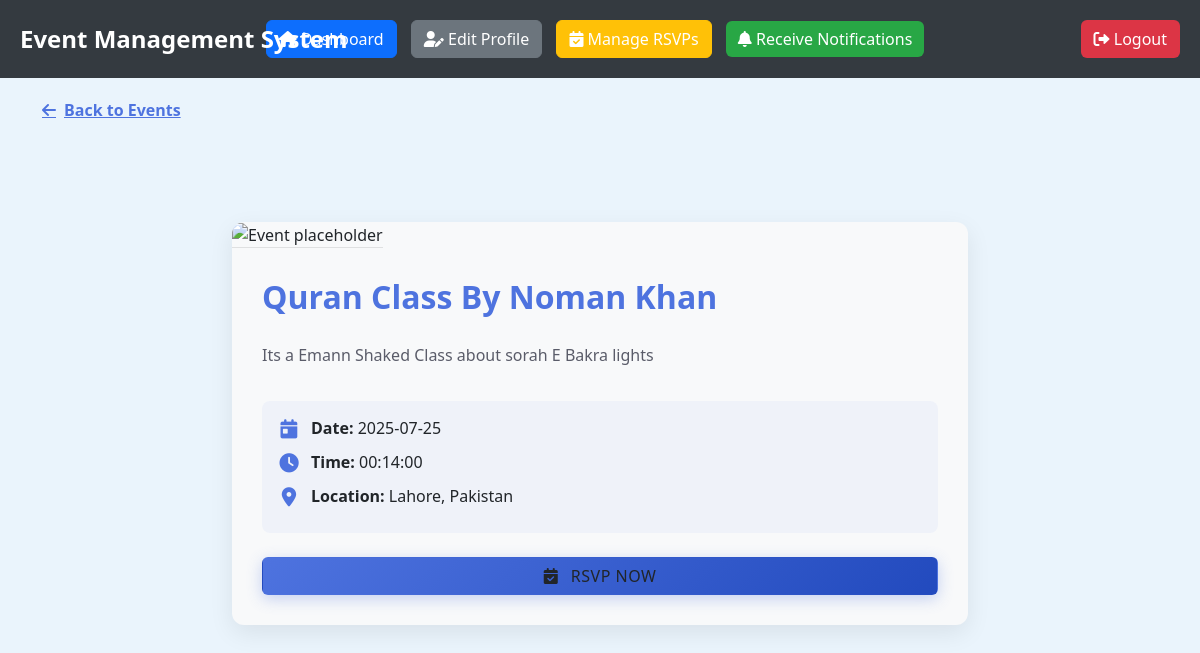
Page /Attendee/event_details.php?id=3 (signed in) on the committed database.
### tables this page shows
CREATE TABLE `events` (
  `id` int(11) NOT NULL,
  `organizer_id` int(11) NOT NULL,
  `event_name` varchar(150) NOT NULL,
  `event_date` date NOT NULL,
  `event_time` time NOT NULL,
  `location` varchar(255) NOT NULL,
  `description` text DEFAULT NULL,
  `category` varchar(100) DEFAULT NULL,
  `image` varchar(255) DEFAULT NULL,
  `Attendees_No` int(11) DEFAULT 0,
  `created_at` timestamp NOT NULL DEFAULT current_timestamp()
);

### Attendee/event_details.php (the view, shortened to what this page needs)
<?php
require_once '../db.php';
if (isset($_GET['id'])) {
    $event_id = $_GET['id'];
    $stmt = $pdo->prepare("SELECT * FROM events WHERE id = ?");
    $stmt->execute([$event_id]);
    $event = $stmt->fetch(PDO::FETCH_ASSOC);
} else {
    header("Location: attendee_dashboard.php");
    exit;
}
?>
<!DOCTYPE html>
<html lang="en">
<head>
  <link href="https://cdn.jsdelivr.net/npm/bootstrap@5.3.0/dist/css/bootstrap.min.css" rel="stylesheet">
  <link href="https://cdnjs.cloudflare.com/ajax/libs/font-awesome/6.4.0/css/all.min.css" rel="stylesheet">
</head>
<body>
  <?php include('header.php'); ?>
  <div class="container">
    <a href="attendee_dashboard.php" class="back-link">
      <i class="fas fa-arrow-left me-2"></i> Back to Events
    </a>
    <div class="row justify-content-center">
      <div class="col-lg-8">
        <div class="event-card bg-light">
          <?php
            $imgPath = '../organizor/' . $event['image'];
            if (!empty($event['image']) && file_exists($imgPath)):
          ?>
            <img src="<?php echo $imgPath; ?>" alt="<?php echo htmlspecialchars($event['event_name']); ?>">
          <?php else: ?>
            <img src="https://images.unsplash.com/photo-1533174072545-7a4b6ad7a328?auto=format&fit=crop&w=1470&q=80" alt="Event placeholder">
          <?php endif; ?>
          <div class="event-card-body">
            <h1 class="event-title"><?php echo htmlspecialchars($event['event_name']); ?></h1>
            <p class="event-description"><?php echo nl2br(htmlspecialchars($event['description'])); ?></p>
            <div class="event-meta">
              <div class="event-meta-item">
                <i class="fas fa-calendar-day"></i>
                <span><strong>Date:</strong> <?php echo htmlspecialchars($event['event_date']); ?></span>
              </div>
              <div class="event-meta-item">
                <i class="fas fa-clock"></i>
                <span><strong>Time:</strong> <?php echo htmlspecialchars($event['event_time']); ?></span>
              </div>
              <div class="event-meta-item">
                <i class="fas fa-map-marker-alt"></i>
                <span><strong>Location:</strong> <?php echo htmlspecialchars($event['location']); ?></span>
              </div>
            </div>
            <a href="rsvp.php?id=<?php echo $event['id']; ?>" class="btn btn-rsvp">
              <i class="fas fa-calendar-check me-2"></i> RSVP Now
            </a>
          </div>
        </div>
      </div>
    </div>
  </div>
</body>
</html>

### Attendee/event_details.php (style rules this page uses)
:root { --primary-color: #4e73df; --secondary-color: #f8f9fc; --accent-color: #ff6b6b; --dark-color: #5a5c69; --light-color: #f8f9fa; }
body { background-color: var(--secondary-color); font-family: 'Nunito', -apple-system, BlinkMacSystemFont, sans-serif; color: var(--dark-color); }
.event-card { border: none; border-radius: 12px; box-shadow: 0 0.5rem 1.5rem rgba(0, 0, 0, 0.08); overflow: hidden; transition: transform 0.3s ease; margin-top: 100px; margin-bottom: 40px; }
.event-card img { height: 400px; object-fit: cover; width: 100%; border-bottom: 1px solid rgba(0, 0, 0, 0.1); }
.event-card-body { padding: 30px; }
.event-title { font-weight: 700; color: var(--primary-color); margin-bottom: 1.5rem; font-size: 2rem; }
.event-description { line-height: 1.8; margin-bottom: 2rem; color: var(--dark-color); }
.event-meta { background-color: rgba(78, 115, 223, 0.05); border-radius: 8px; padding: 15px; margin-bottom: 1.5rem; }
.event-meta-item { display: flex; align-items: center; margin-bottom: 10px; }
.event-meta-item i { color: var(--primary-color); width: 24px; text-align: center; margin-right: 10px; font-size: 1.2rem; }
.btn-rsvp { background: linear-gradient(135deg, var(--primary-color) 0%, #224abe 100%); border: none; padding: 12px 25px; font-weight: 600; font-size: 1.1rem; border-radius: 8px; box-shadow: 0 4px 15px rgba(78, 115, 223, 0.3); transition: all 0.3s ease; width: 100%; text-transform: uppercase; letter-spacing: 0.5px; }
.back-link { color: var(--primary-color); font-weight: 600; display: inline-flex; align-items: center; margin-top: 20px; transition: color 0.3s ease; }

### Attendee/header.php (style rules this page uses)
body { background-color: #eaf4fc; }

### rows in the picture
events: event_name "Quran Class By Noman Khan", description "Its a Emann Shaked Class about sorah E Bakra lights", event_date "2025-07-25", event_time "00:14:00", location "Lahore, Pakistan"
